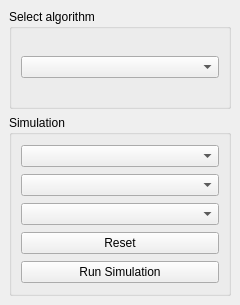
<?xml version="1.0" encoding="UTF-8"?>
<ui version="4.0">
 <class>DockWidget</class>
 <widget class="QDockWidget" name="DockWidget">
  <property name="enabled">
   <bool>true</bool>
  </property>
  <property name="geometry">
   <rect>
    <x>0</x>
    <y>0</y>
    <width>240</width>
    <height>305</height>
   </rect>
  </property>
  <property name="maximumSize">
   <size>
    <width>240</width>
    <height>400</height>
   </size>
  </property>
  <property name="windowTitle">
   <string>ELVIS</string>
  </property>
  <widget class="QWidget" name="dockWidgetContents">
   <layout class="QVBoxLayout" name="verticalLayout">
    <item>
     <widget class="QGroupBox" name="groupBox">
      <property name="enabled">
       <bool>true</bool>
      </property>
      <property name="maximumSize">
       <size>
        <width>16777215</width>
        <height>100</height>
       </size>
      </property>
      <property name="title">
       <string>Select algorithm</string>
      </property>
      <layout class="QVBoxLayout" name="verticalLayout_2">
       <item>
        <widget class="QComboBox" name="algorithm_select">
         <property name="enabled">
          <bool>true</bool>
         </property>
        </widget>
       </item>
      </layout>
     </widget>
    </item>
    <item>
     <widget class="QGroupBox" name="simulation_group">
      <property name="enabled">
       <bool>true</bool>
      </property>
      <property name="title">
       <string>Simulation</string>
      </property>
      <layout class="QVBoxLayout" name="verticalLayout_3">
       <item>
        <widget class="QComboBox" name="building_select">
         <property name="enabled">
          <bool>true</bool>
         </property>
         <property name="currentText">
          <string/>
         </property>
        </widget>
       </item>
       <item>
        <widget class="QComboBox" name="landmark_from_select">
         <property name="enabled">
          <bool>true</bool>
         </property>
        </widget>
       </item>
       <item>
        <widget class="QComboBox" name="landmark_to_select">
         <property name="enabled">
          <bool>true</bool>
         </property>
        </widget>
       </item>
       <item>
        <widget class="QPushButton" name="pushButton">
         <property name="enabled">
          <bool>true</bool>
         </property>
         <property name="text">
          <string>Reset</string>
         </property>
        </widget>
       </item>
       <item>
        <widget class="QPushButton" name="run_simulation_button">
         <property name="enabled">
          <bool>true</bool>
         </property>
         <property name="text">
          <string>Run Simulation</string>
         </property>
        </widget>
       </item>
      </layout>
     </widget>
    </item>
   </layout>
  </widget>
 </widget>
 <resources/>
 <connections/>
</ui>
